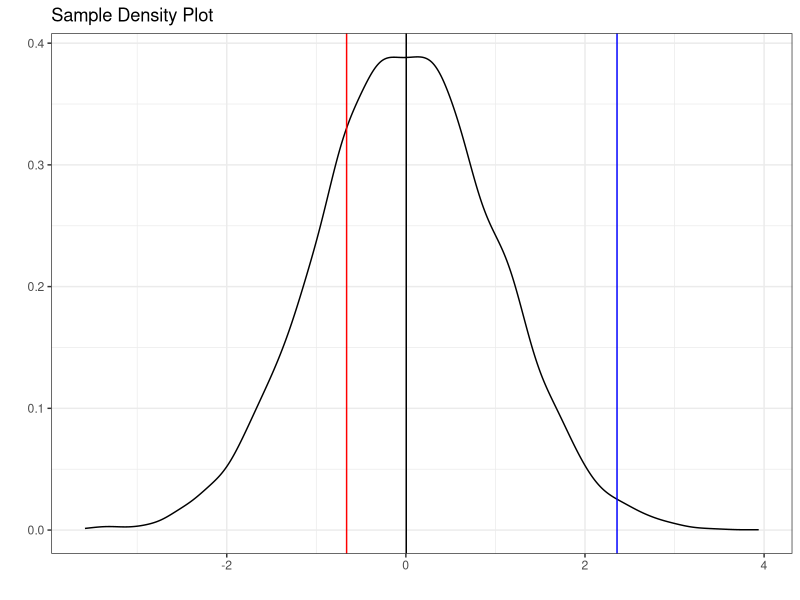
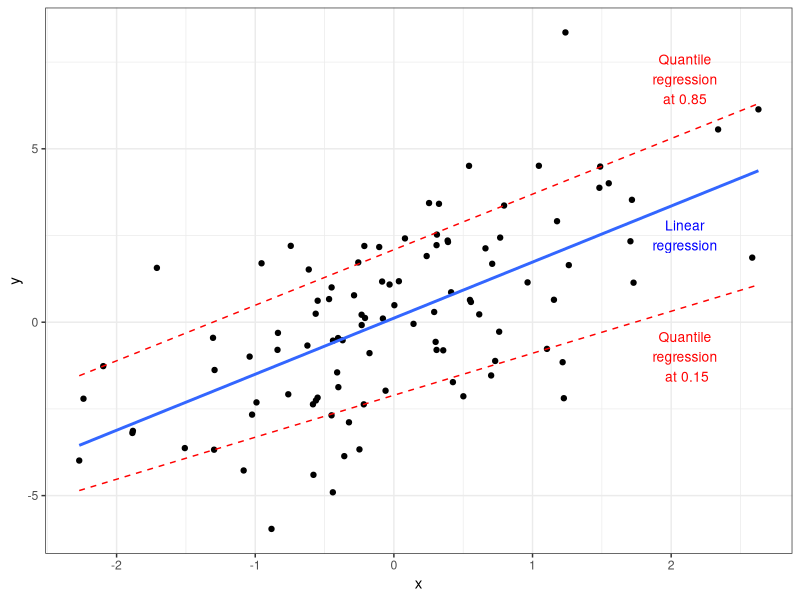

Write the R code that produced these figures, in order.
## ---- chunk 1
# Load libraries
library(tidyverse)
library(quantreg)

set.seed(17)
# Generate random normal data
df_rnd <- as.tibble(rnorm(10000))

df_rnd |>
  ggplot(aes(value)) +
  geom_density() +
  geom_vline(xintercept = quantile(df_rnd$value, prob = 0.25), color = "red") +
  geom_vline(xintercept = quantile(df_rnd$value, prob = 0.50), color = "black") +
  geom_vline(xintercept = quantile(df_rnd$value, prob = 0.99), color = "blue") +
  labs(title = "Sample Density Plot",
       x = "",
       y = "") +
  theme_bw()
## ---- chunk 2
set.seed(16)
eps <- rnorm(100,0,2)
df_trends <- tibble(x = rnorm(100), y = 1.5*x + eps)

df_trends |>
  ggplot(aes(x, y)) +
  geom_point() +
  geom_smooth(method = "lm", se = FALSE) +
  stat_quantile(quantiles = 0.15, color = "red", linetype = "dashed") +
  stat_quantile(quantiles = 0.85, color = "red", linetype = "dashed") +
  annotate(geom="text", x=2.1, y=2.5, label="Linear\nregression", color = "blue", size = 3.5) +
  annotate(geom="text", x=2.1, y=7, label="Quantile\nregression\nat 0.85", color = "red", size = 3.5) +
  annotate(geom="text", x=2.1, y=-1, label="Quantile\nregression\n at 0.15", color = "red", size = 3.5) +
  theme_bw()
